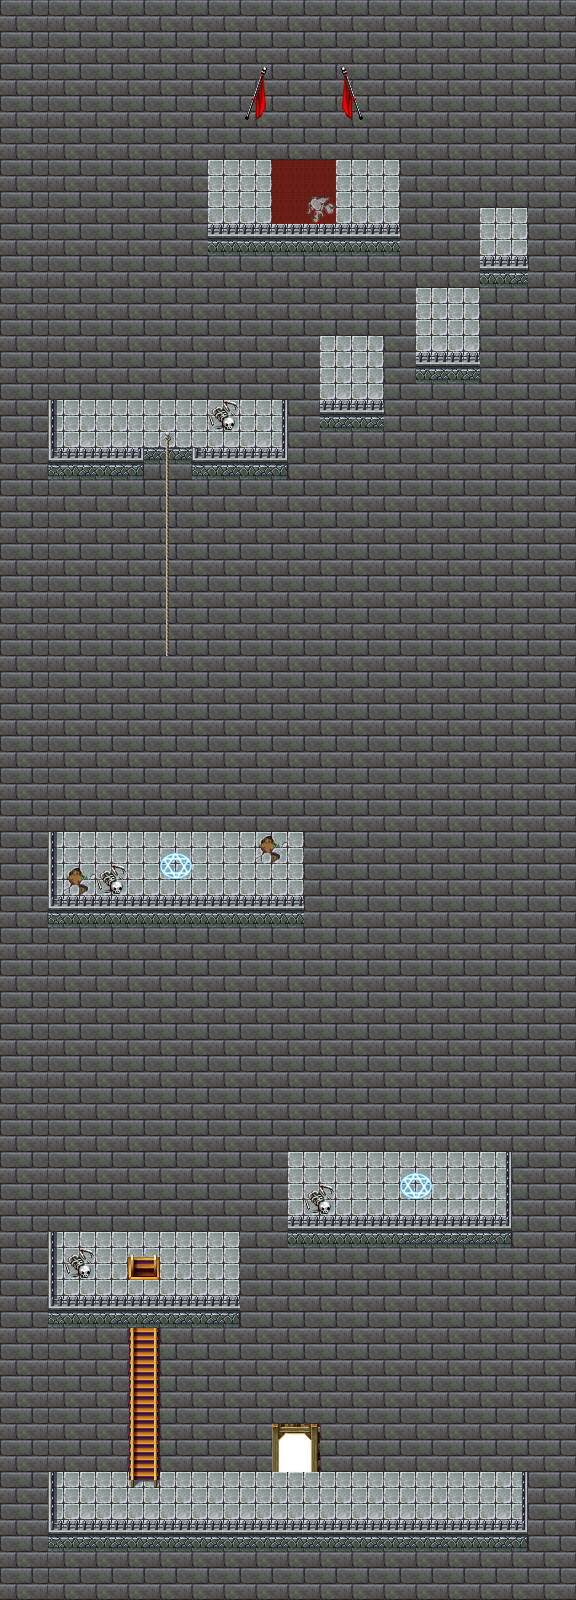

Tiled map render using the project's own tile images. Description and the map definition, with tile-layer contents summarised, below:
An orthogonal 36x100 tile map with 16x16 px tiles, 3 tile layers (map, background, foreground), 10 tilesets and 55 objects (15x accessory, 12x itembox, 9x enemy, stairs, ladder, ...).

<map version="1.0" tiledversion="1.0.2" orientation="orthogonal" renderorder="right-down" width="36" height="100" tilewidth="16" tileheight="16" nextobjectid="65">
 <tileset firstgid="1" name="A1" tilewidth="16" tileheight="16" tilecount="768" columns="32">
  <image source="TileA1.png" width="512" height="384" />
 </tileset>
 <tileset firstgid="769" name="A2" tilewidth="16" tileheight="16" tilecount="768" columns="32">
  <image source="TileA2.png" width="512" height="384" />
 </tileset>
 <tileset firstgid="1537" name="A3" tilewidth="16" tileheight="16" tilecount="512" columns="32">
  <image source="TileA3.png" width="512" height="256" />
 </tileset>
 <tileset firstgid="2049" name="A4" tilewidth="16" tileheight="16" tilecount="960" columns="32">
  <image source="TileA4.png" width="512" height="480" />
 </tileset>
 <tileset firstgid="3009" name="A5" tilewidth="16" tileheight="16" tilecount="512" columns="16">
  <image source="TileA5.png" width="256" height="512" />
 </tileset>
 <tileset firstgid="3521" name="B" tilewidth="16" tileheight="16" tilecount="1024" columns="32">
  <image source="TileB.png" width="512" height="512" />
 </tileset>
 <tileset firstgid="4545" name="C" tilewidth="16" tileheight="16" tilecount="1024" columns="32">
  <image source="TileC.png" width="512" height="512" />
 </tileset>
 <tileset firstgid="5569" name="D" tilewidth="16" tileheight="16" tilecount="1024" columns="32">
  <image source="TileD.png" width="512" height="512" />
 </tileset>
 <tileset firstgid="6593" name="E" tilewidth="16" tileheight="16" tilecount="1024" columns="32">
  <image source="TileE.png" width="512" height="512" />
 </tileset>
 <tileset firstgid="7617" name="F" tilewidth="16" tileheight="16" tilecount="480" columns="30">
  <image source="chip01e_exterior.png" width="480" height="256" />
 </tileset>
 <layer name="map" width="36" height="100">
  <data>[3600 cells, 3600 non-empty, 41 distinct tile ids]</data>
 </layer>
 <layer name="background" width="36" height="100">
  <data>[3600 cells, 84 non-empty, 38 distinct tile ids]</data>
 </layer>
 <layer name="foreground" width="36" height="100">
  <data>[3600 cells, 6 non-empty, 6 distinct tile ids]</data>
 </layer>
 <objectgroup color="#800040" name="collision">
  <object id="1" x="48" y="1504" width="480" height="44" />
  <object id="4" x="56" y="1264" width="184" height="64" />
  <object id="5" x="288" y="1184" width="216" height="60" />
  <object id="6" x="48" y="1232" width="8" height="96" />
  <object id="7" x="504" y="1152" width="8" height="92" />
  <object id="8" x="400" y="1184" width="32" height="16">
   <properties>
    <property name="collision" value="if (e.isPlayer) e.vy -= 25;" />
   </properties>
  </object>
  <object id="9" x="56" y="864" width="248" height="64" />
  <object id="10" x="48" y="832" width="8" height="96" />
  <object id="11" x="160" y="863" width="32" height="16">
   <properties>
    <property name="collision" value="if (e.isPlayer) e.vy -= 20;" />
   </properties>
  </object>
  <object id="13" x="208" y="192" width="192" height="64" />
  <object id="16" type="stairs" x="140" y="1264" width="8" height="240" />
  <object id="28" x="56" y="432" width="224" height="44" />
  <object id="29" type="ladder" x="164" y="432" width="4" height="224" />
  <object id="30" x="48" y="396" width="8" height="80" />
  <object id="31" x="280" y="400" width="8" height="76" />
  <object id="32" x="320" y="368" width="64" height="64" />
  <object id="33" x="416" y="320" width="64" height="64" />
  <object id="38" x="480" y="240" width="48" height="48" />
 </objectgroup>
 <objectgroup name="event">
  <object id="12" name="key" type="itembox" x="288" y="160" width="32" height="32">
   <properties>
    <property name="color" value="gold" />
   </properties>
  </object>
  <object id="14" name="mapswitch" type="door" x="280" y="1392" width="32" height="96">
   <properties>
    <property name="enterOffset" type="int" value="-16" />
    <property name="lock" type="bool" value="false" />
    <property name="nextID" type="int" value="171" />
    <property name="offset" type="int" value="48" />
    <property name="toLayerNumber" type="int" value="0" />
   </properties>
  </object>
  <object id="15" name="Slime" type="enemy" x="428" y="1440" width="32" height="32">
   <properties>
    <property name="level" type="int" value="2" />
   </properties>
  </object>
  <object id="18" name="Wisp" type="enemy" x="248" y="820" width="32" height="32" />
  <object id="20" name="Wisp" type="enemy" x="236" y="1204" width="32" height="32">
   <properties>
    <property name="level" type="int" value="1" />
   </properties>
  </object>
  <object id="22" name="Wisp" type="enemy" x="464" y="1080" width="32" height="32">
   <properties>
    <property name="level" type="int" value="1" />
   </properties>
  </object>
  <object id="24" name="Wisp" type="enemy" x="280" y="632" width="32" height="32" />
  <object id="25" name="WispHard" type="enemy" x="64" y="1172" width="32" height="32" />
  <object id="35" name="WispHard" type="enemy" x="208" y="52" width="32" height="32" />
  <object id="36" name="WispHard" type="enemy" x="364" y="60" width="32" height="32" />
  <object id="37" name="Knight" type="enemy" x="112" y="380" width="32" height="32">
   <properties>
    <property name="level" type="int" value="0" />
   </properties>
  </object>
  <object id="39" name="lamp" type="accessory" x="336" y="1424" width="24" height="32">
   <properties>
    <property name="level" type="int" value="1" />
   </properties>
  </object>
  <object id="40" name="lamp" type="accessory" x="232" y="1424" width="24" height="32">
   <properties>
    <property name="level" type="int" value="1" />
   </properties>
  </object>
  <object id="41" name="lamp" type="accessory" x="72" y="1120" width="24" height="32">
   <properties>
    <property name="level" type="int" value="1" />
   </properties>
  </object>
  <object id="42" name="lamp" type="accessory" x="176" y="1120" width="24" height="32">
   <properties>
    <property name="level" type="int" value="1" />
   </properties>
  </object>
  <object id="43" name="lamp" type="accessory" x="432" y="1024" width="24" height="32">
   <properties>
    <property name="level" type="int" value="1" />
   </properties>
  </object>
  <object id="44" name="lamp" type="accessory" x="432" y="880" width="24" height="32">
   <properties>
    <property name="level" type="int" value="1" />
   </properties>
  </object>
  <object id="45" name="lamp" type="accessory" x="432" y="736" width="24" height="32">
   <properties>
    <property name="level" type="int" value="1" />
   </properties>
  </object>
  <object id="46" name="lamp" type="accessory" x="80" y="688" width="24" height="32">
   <properties>
    <property name="level" type="int" value="1" />
   </properties>
  </object>
  <object id="47" name="lamp" type="accessory" x="224" y="688" width="24" height="32">
   <properties>
    <property name="level" type="int" value="1" />
   </properties>
  </object>
  </objectgroup>
</map>
<!-- 17 of 55 objects omitted -->
